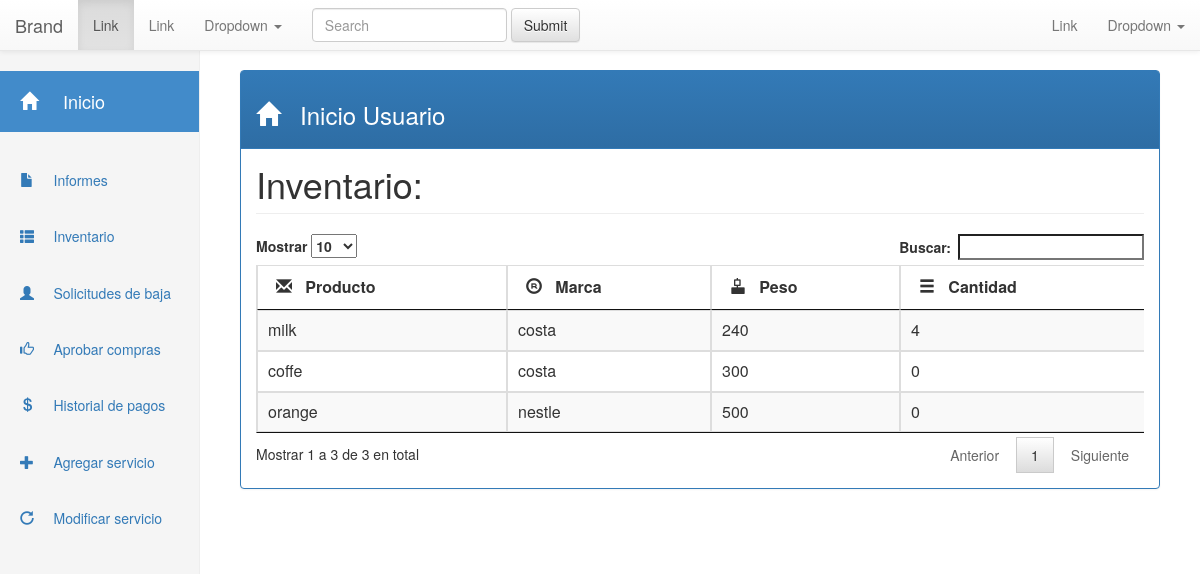
Screenshot of /index.php/user_controller/inventario with the database file from the repository.
### tables this page shows
CREATE TABLE `productos` (
  `id` int(11) NOT NULL,
  `marca` varchar(255) NOT NULL,
  `nombre` varchar(255) NOT NULL,
  `peso` int(11) NOT NULL,
  `cantidad` int(11) NOT NULL
);

### application/controllers/User_controller.php (called while the page is built, shortened)
<?php
class User_controller extends CI_Controller {
	function __construct()
	{
		$this->load->model('User_model');
		$this->load->library('session');
		$this->load->helper('url');
	}
	public function inventario()
	{
		$this->load->view('head');
		$this->load->view('header');
		$this->load->view('side_bar');
		$this->load->view('/Usuarios/productos');
	}
}

### index.php (called while the page is built, shortened)
<?php
require_once BASEPATH.'core/CodeIgniter.php';

### application/models/User_model.php (called while the page is built, shortened)
<?php
class User_model extends CI_Model
{
	function inventario()
	{
		$consulta="SELECT * FROM productos";
			$respuesta=$this->db->query($consulta);
			if($respuesta){
				return $respuesta;
			}
			else{
			 	return false;
			}
	}
}

### application/views/Usuarios/productos.php (the view)
<!DOCTYPE html>
  <div class="col-sm-9 col-sm-offset-3 col-md-10 col-md-offset-2 main">
    <div class="panel panel-primary">
      <div class="panel-heading">
        <h1 class="panel-title"><h3> <span class="glyphicon glyphicon-home" aria-hidden="true"> </span>
         &nbsp Inicio Usuario</h3></h1>
      </div>
      <div class="panel-body">
        <h1 class="page-header">Inventario:</h1>
        <?php
          $productos = $this->User_model->inventario();
          if ($productos)
          {
            echo '<div class="table-responsive">';
            echo '<table id = "tabla_clientes" class="table table-striped table-bordered">';
            echo '<thead>';
              echo '<tr>';
                echo '<th> <span class="glyphicon glyphicon-envelope" aria-hidden="true"> </span> &nbsp Producto</th>';
                echo '<th> <span class="glyphicon glyphicon-registration-mark" aria-hidden="true"> </span> &nbsp Marca</th>';
                echo '<th> <span class="glyphicon glyphicon-object-align-vertical" aria-hidden="true"> </span> &nbsp Peso</th>';
                echo '<th> <span class="glyphicon glyphicon-menu-hamburger" aria-hidden="true"> </span> &nbsp Cantidad</th>';
              echo '</tr>';
            echo '</thead>';
            echo '<tbody>';
            foreach ($productos->result() as $prod) {
                echo '<tr>';
                echo '<td>'.$prod->nombre.'</td>';
                echo '<td>'.$prod->marca.'</td>';
                echo '<td>'.$prod->peso.'</td>';
                echo '<td>'.$prod->cantidad.'</td>';
                echo '</tr>';
            }
          }
        ?>
      </div>
      </div>
      </div>
    </div>
</body>
</html>

### css/style.css (style rules this page uses)
html, body { font-family: 'Lato', sans-serif; font-size: 100%; background: #FFf; }

### css/estilo.css (style rules this page uses)
body { padding-top: 50px; }
.main { padding: 20px; }
@media (min-width: 768px) { .main { padding-right: 40px; padding-left: 40px; } }
.main .page-header { margin-top: 0; }

### rows the page displays
productos: nombre "milk", marca "costa", peso "240", cantidad "4"
productos: nombre "coffe", marca "costa", peso "300", cantidad "0"
productos: nombre "orange", marca "nestle", peso "500", cantidad "0"
